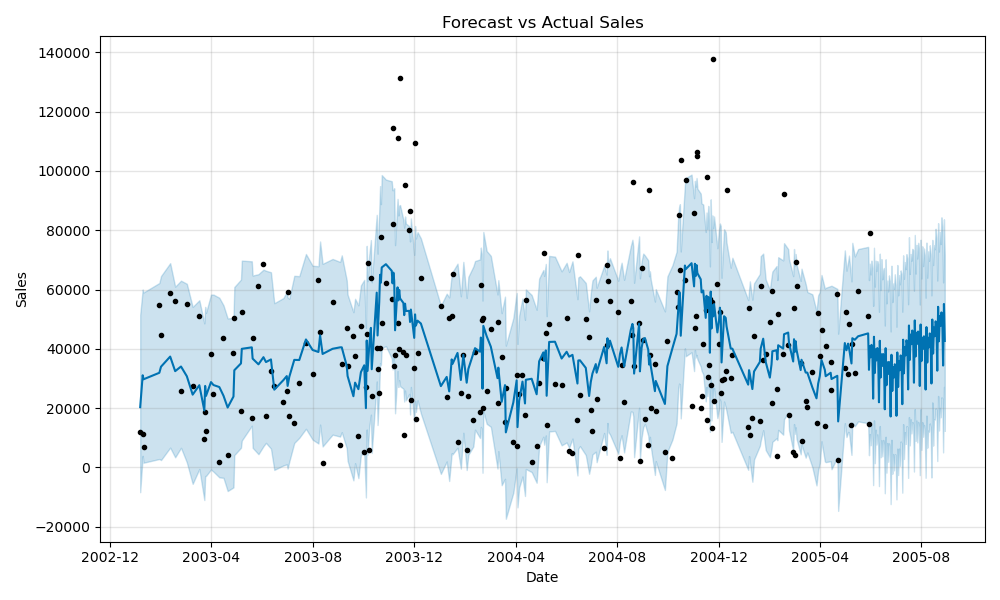

The script that saved this image:
# Import libraries
import pandas as pd
import numpy as np
import matplotlib.pyplot as plt
import seaborn as sns
from prophet import Prophet
from prophet.plot import plot_plotly, plot_components_plotly
from prophet.diagnostics import cross_validation, performance_metrics
from datetime import datetime
import warnings
from sklearn.metrics import confusion_matrix, mean_absolute_error, mean_squared_error, r2_score
import kagglehub
import plotly.offline as py

warnings.filterwarnings('ignore')

# Step 1: Load the Dataset
path = kagglehub.dataset_download("kyanyoga/sample-sales-data")
df = pd.read_csv(f"{path}/sales_data_sample.csv", encoding='latin1')

# Step 2: Initial Inspection
print("\nDataFrame Info:")
print(df.info())
print("\nFirst few rows:")
print(df.head())

# Check for null values
print("\nMissing values:")
print(df.isnull().sum())

# Step 3: Preprocessing
df['ORDERDATE'] = pd.to_datetime(df['ORDERDATE'])
df = df.sort_values('ORDERDATE')

# Step 4: Aggregate daily sales
daily_sales = df.groupby('ORDERDATE')['SALES'].sum().reset_index()
daily_sales.columns = ['ds', 'y']

# Visualize original sales time series
plt.figure(figsize=(15, 5))
plt.plot(daily_sales['ds'], daily_sales['y'])
plt.title("Daily Sales Over Time")
plt.xlabel("Date")
plt.ylabel("Sales")
plt.tight_layout()
plt.savefig("original_timeseries.png")
plt.close()

# Plot rolling average (optional)
daily_sales['rolling_mean_7'] = daily_sales['y'].rolling(window=7).mean()
daily_sales['rolling_mean_30'] = daily_sales['y'].rolling(window=30).mean()

plt.figure(figsize=(15, 5))
plt.plot(daily_sales['ds'], daily_sales['y'], label='Actual Sales', alpha=0.4)
plt.plot(daily_sales['ds'], daily_sales['rolling_mean_7'], label='7-Day MA')
plt.plot(daily_sales['ds'], daily_sales['rolling_mean_30'], label='30-Day MA')
plt.title("Sales with Moving Averages")
plt.xlabel("Date")
plt.ylabel("Sales")
plt.legend()
plt.tight_layout()
plt.savefig("moving_averages.png")
plt.close()

# Step 5: Train Prophet model
model = Prophet(yearly_seasonality=True, weekly_seasonality=True,
                daily_seasonality=False, changepoint_prior_scale=0.05)

model.fit(daily_sales[['ds', 'y']])

# Step 6: Forecasting
future_dates = model.make_future_dataframe(periods=90)
forecast = model.predict(future_dates)

# Step 7: Plot Forecast
fig1 = model.plot(forecast)
plt.title("Forecast vs Actual Sales")
plt.xlabel("Date")
plt.ylabel("Sales")
plt.tight_layout()
fig1.savefig("sales_forecast.png")
plt.close()

# Step 8: Forecast Components
fig2 = model.plot_components(forecast)
plt.tight_layout()
fig2.savefig("forecast_components.png")
plt.close()


# Step 9: Forecast Evaluation
historical_forecast = forecast[forecast['ds'].isin(daily_sales['ds'])]
actual = daily_sales['y']
predicted = historical_forecast['yhat']

mae = mean_absolute_error(actual, predicted)
rmse = np.sqrt(mean_squared_error(actual, predicted))
r2 = r2_score(actual, predicted)

print("\nForecast Accuracy Metrics:")
print(f"MAE: ${mae:,.2f}")
print(f"RMSE: ${rmse:,.2f}")
print(f"R² Score: {r2:.4f}")

# Step 10: Confusion Matrix based on categories
def create_sales_categories(sales_data, num_categories=5):
    percentiles = np.linspace(0, 100, num_categories + 1)
    thresholds = np.percentile(sales_data, percentiles)
    return np.digitize(sales_data, thresholds[1:-1])

actual_categories = create_sales_categories(actual)
predicted_categories = create_sales_categories(predicted)

cm = confusion_matrix(actual_categories, predicted_categories)

plt.figure(figsize=(10, 8))
sns.heatmap(cm, annot=True, fmt='d', cmap='Blues',
            xticklabels=[f'Cat {i+1}' for i in range(5)],
            yticklabels=[f'Cat {i+1}' for i in range(5)])
plt.title("Sales Category Confusion Matrix")
plt.xlabel("Predicted")
plt.ylabel("Actual")
plt.tight_layout()
plt.savefig("confusion_matrix.png")
plt.close()

category_accuracy = cm.diagonal().sum() / cm.sum()
print(f"\nCategory-wise Accuracy: {category_accuracy:.2%}")

# Step 11: Cross-validation (optional)
df_cv = cross_validation(model, initial='365 days', period='180 days', horizon='90 days')
df_p = performance_metrics(df_cv)

print("\nCross-validation Performance Metrics:")
print(df_p[['horizon', 'mae', 'rmse', 'mape']].head())

# Step 12: Save forecast
forecast_results = forecast[['ds', 'yhat', 'yhat_lower', 'yhat_upper']]
forecast_results.columns = ['Date', 'Forecast', 'Lower_Bound', 'Upper_Bound']
forecast_results.to_csv("sales_forecast_results.csv", index=False)

# Confirmation message
print("\nAll outputs saved:")
print("- 'sales_forecast.png' for forecast")
print("- 'forecast_components.png' for seasonality")
print("- 'confusion_matrix.png' for category accuracy")
print("- 'moving_averages.png' for sales trends")
print("- 'sales_forecast_results.csv' for forecast data")
